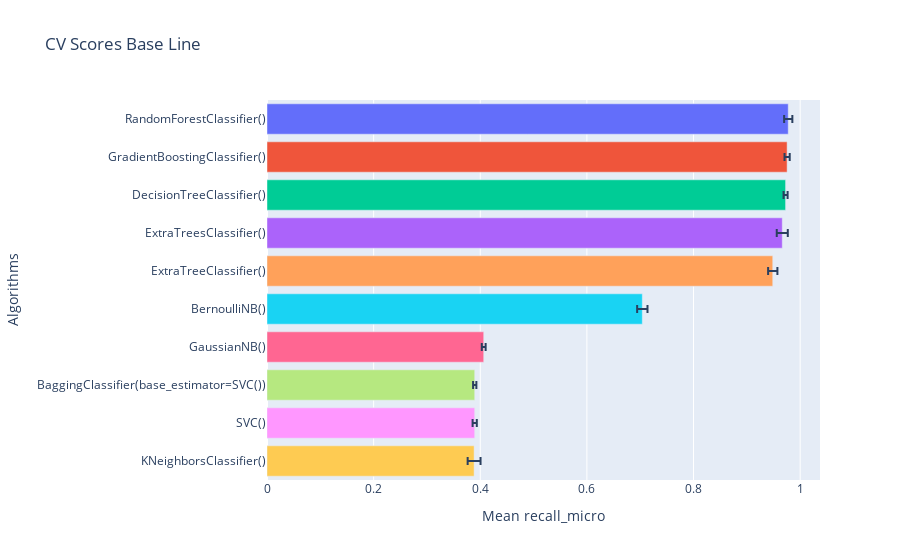

Write notebook code for a chart like this one.
### Code cell
gp.crossval_models(x=x,y=y,folds=scv,estimadores=lista_estimadores,score="recall_micro")

### Figure 1 — Plotly figure (JSON) as saved in the notebook; plotly's stock layout.template omitted (floating-point values rounded to 4 significant figures)
{"data": [{"alignmentgroup": "True", "error_x": {"array": [0.007706]}, "hovertemplate": "Algorithms=%{y}<br>Mean recall_micro=%{x}<extra></extra>", "legendgroup": "RandomForestClassifier()", "marker": {"color": "#636efa", "pattern": {"shape": ""}}, "name": "RandomForestClassifier()", "offsetgroup": "RandomForestClassifier()", "orientation": "h", "showlegend": true, "textposition": "auto", "type": "bar", "x": [0.9776], "xaxis": "x", "y": ["RandomForestClassifier()"], "yaxis": "y"}, {"alignmentgroup": "True", "error_x": {"array": [0.004864]}, "hovertemplate": "Algorithms=%{y}<br>Mean recall_micro=%{x}<extra></extra>", "legendgroup": "GradientBoostingClassifier()", "marker": {"color": "#EF553B", "pattern": {"shape": ""}}, "name": "GradientBoostingClassifier()", "offsetgroup": "GradientBoostingClassifier()", "orientation": "h", "showlegend": true, "textposition": "auto", "type": "bar", "x": [0.9755], "xaxis": "x", "y": ["GradientBoostingClassifier()"], "yaxis": "y"}, {"alignmentgroup": "True", "error_x": {"array": [0.003804]}, "hovertemplate": "Algorithms=%{y}<br>Mean recall_micro=%{x}<extra></extra>", "legendgroup": "DecisionTreeClassifier()", "marker": {"color": "#00cc96", "pattern": {"shape": ""}}, "name": "DecisionTreeClassifier()", "offsetgroup": "DecisionTreeClassifier()", "orientation": "h", "showlegend": true, "textposition": "auto", "type": "bar", "x": [0.9727], "xaxis": "x", "y": ["DecisionTreeClassifier()"], "yaxis": "y"}, {"alignmentgroup": "True", "error_x": {"array": [0.01036]}, "hovertemplate": "Algorithms=%{y}<br>Mean recall_micro=%{x}<extra></extra>", "legendgroup": "ExtraTreesClassifier()", "marker": {"color": "#ab63fa", "pattern": {"shape": ""}}, "name": "ExtraTreesClassifier()", "offsetgroup": "ExtraTreesClassifier()", "orientation": "h", "showlegend": true, "textposition": "auto", "type": "bar", "x": [0.9664], "xaxis": "x", "y": ["ExtraTreesClassifier()"], "yaxis": "y"}, {"alignmentgroup": "True", "error_x": {"array": [0.008698]}, "hovertemplate": "Algorithms=%{y}<br>Mean recall_micro=%{x}<extra></extra>", "legendgroup": "ExtraTreeClassifier()", "marker": {"color": "#FFA15A", "pattern": {"shape": ""}}, "name": "ExtraTreeClassifier()", "offsetgroup": "ExtraTreeClassifier()", "orientation": "h", "showlegend": true, "textposition": "auto", "type": "bar", "x": [0.9486], "xaxis": "x", "y": ["ExtraTreeClassifier()"], "yaxis": "y"}, {"alignmentgroup": "True", "error_x": {"array": [0.009695]}, "hovertemplate": "Algorithms=%{y}<br>Mean recall_micro=%{x}<extra></extra>", "legendgroup": "BernoulliNB()", "marker": {"color": "#19d3f3", "pattern": {"shape": ""}}, "name": "BernoulliNB()", "offsetgroup": "BernoulliNB()", "orientation": "h", "showlegend": true, "textposition": "auto", "type": "bar", "x": [0.704], "xaxis": "x", "y": ["BernoulliNB()"], "yaxis": "y"}, {"alignmentgroup": "True", "error_x": {"array": [0.003603]}, "hovertemplate": "Algorithms=%{y}<br>Mean recall_micro=%{x}<extra></extra>", "legendgroup": "GaussianNB()", "marker": {"color": "#FF6692", "pattern": {"shape": ""}}, "name": "GaussianNB()", "offsetgroup": "GaussianNB()", "orientation": "h", "showlegend": true, "textposition": "auto", "type": "bar", "x": [0.4065], "xaxis": "x", "y": ["GaussianNB()"], "yaxis": "y"}, {"alignmentgroup": "True", "error_x": {"array": [0.003077]}, "hovertemplate": "Algorithms=%{y}<br>Mean recall_micro=%{x}<extra></extra>", "legendgroup": "BaggingClassifier(base_estimator=SVC())", "marker": {"color": "#B6E880", "pattern": {"shape": ""}}, "name": "BaggingClassifier(base_estimator=SVC())", "offsetgroup": "BaggingClassifier(base_estimator=SVC())", "orientation": "h", "showlegend": true, "textposition": "auto", "type": "bar", "x": [0.3896], "xaxis": "x", "y": ["BaggingClassifier(base_estimator=SVC())"], "yaxis": "y"}, {"alignmentgroup": "True", "error_x": {"array": [0.003942]}, "hovertemplate": "Algorithms=%{y}<br>Mean recall_micro=%{x}<extra></extra>", "legendgroup": "SVC()", "marker": {"color": "#FF97FF", "pattern": {"shape": ""}}, "name": "SVC()", "offsetgroup": "SVC()", "orientation": "h", "showlegend": true, "textposition": "auto", "type": "bar", "x": [0.3896], "xaxis": "x", "y": ["SVC()"], "yaxis": "y"}, {"alignmentgroup": "True", "error_x": {"array": [0.01207]}, "hovertemplate": "Algorithms=%{y}<br>Mean recall_micro=%{x}<extra></extra>", "legendgroup": "KNeighborsClassifier()", "marker": {"color": "#FECB52", "pattern": {"shape": ""}}, "name": "KNeighborsClassifier()", "offsetgroup": "KNeighborsClassifier()", "orientation": "h", "showlegend": true, "textposition": "auto", "type": "bar", "x": [0.3884], "xaxis": "x", "y": ["KNeighborsClassifier()"], "yaxis": "y"}], "layout": {"barmode": "relative", "legend": {"title": {"text": "Algorithms"}, "tracegroupgap": 0}, "showlegend": false, "title": {"text": "CV Scores Base Line"}, "xaxis": {"anchor": "y", "domain": [0, 1], "title": {"text": "Mean recall_micro"}}, "yaxis": {"anchor": "x", "categoryarray": ["KNeighborsClassifier()", "SVC()", "BaggingClassifier(base_estimator=SVC())", "GaussianNB()", "BernoulliNB()", "ExtraTreeClassifier()", "ExtraTreesClassifier()", "DecisionTreeClassifier()", "GradientBoostingClassifier()", "RandomForestClassifier()"], "categoryorder": "array", "domain": [0, 1], "title": {"text": "Algorithms"}}}}
